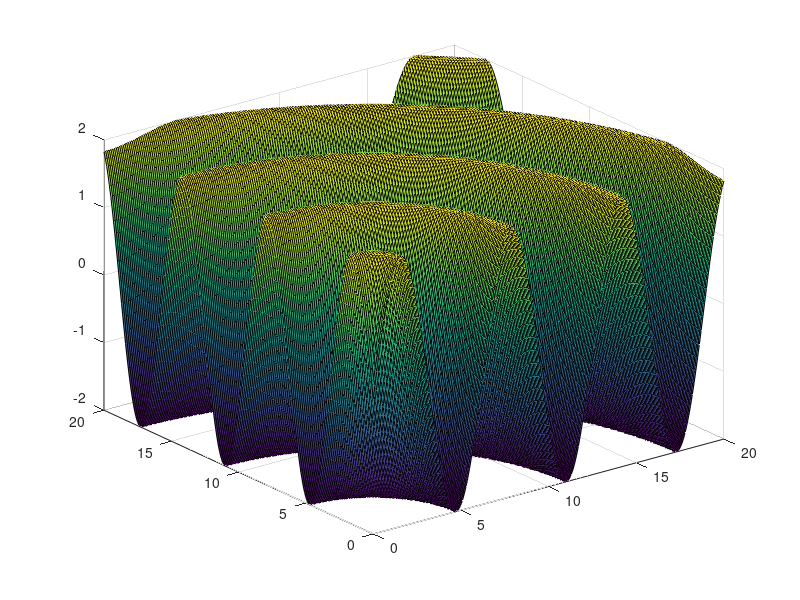

Recreate this plot in MATLAB.
x= 0:0.1:20;
y= x;
[X,Y] = meshgrid(x,y);
Z = 2.*sin((X.^2 + Y.^2).^(1/2));
surf(X,Y,Z) %in alternativa si può mettere anche mesh(Z)